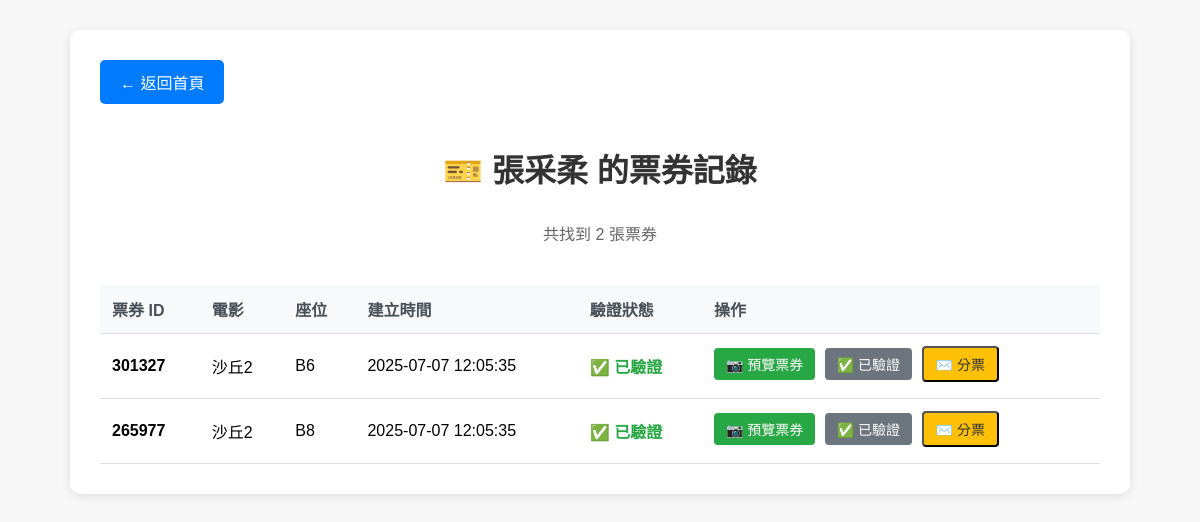
The app's page /my_tickets/?name=張采柔 with its own data.
### tables this page shows
CREATE TABLE tickets (
    id TEXT PRIMARY KEY,
    name TEXT,
    movie TEXT,
    seat TEXT,
    created_at DATETIME DEFAULT CURRENT_TIMESTAMP
, email TEXT DEFAULT '', verified INTEGER DEFAULT 0, showtime_id INTEGER, seat_no TEXT, owner_email TEXT);

### app.py (the view)
@app.route("/my_tickets/")
def my_tickets():
    name = request.args.get("name")
    email = request.args.get("email")
    if not name and not email:
        return render_template("my_tickets.html", tickets=None, name=None, email=None)
    conn = sqlite3.connect("tickets.db")
    conn.row_factory = sqlite3.Row
    cursor = conn.cursor()
    if email:
        cursor.execute("SELECT * FROM tickets WHERE owner_email=? ORDER BY id DESC", (email,))
    else:
        cursor.execute("SELECT * FROM tickets WHERE name=? ORDER BY id DESC", (name,))
    tickets = cursor.fetchall()
    conn.close()
    return render_template("my_tickets.html", tickets=tickets, name=name, email=email)

### templates/my_tickets.html (shortened to what this page needs)
<!DOCTYPE html>
<html lang="zh-Hant">
<head>
</head>
<body>
    <div class="container">
        <a href="/" class="back-btn">← 返回首頁</a>
        <h1>🎫 {% if name %}{{ name }}{% elif email %}{{ email }}{% else %}查詢票券{% endif %} 的票券記錄</h1>
        {% if tickets is none %}
        <form method="get" action="/my_tickets/" style="max-width:400px;margin:30px auto 0 auto;text-align:center;">
            <label style="font-weight:bold;">請輸入姓名或 Email 查詢票券：</label><br>
            <input type="text" name="name" placeholder="姓名" style="padding:8px;margin:8px 0;width:80%;border-radius:4px;border:1px solid #ccc;">
            <div style="margin:8px 0;">或</div>
            <input type="email" name="email" placeholder="Email" style="padding:8px;margin-bottom:8px;width:80%;border-radius:4px;border:1px solid #ccc;">
            <br>
            <button type="submit" class="preview-btn" style="background:#1976d2;">查詢票券</button>
        </form>
        {% else %}
        <div class="ticket-count">
            共找到 {{ tickets|length }} 張票券
        </div>
        {% if tickets %}
        <div class="table-wrapper">
        <table>
            <thead>
                <tr>
                    <th>票券 ID</th>
                    <th>電影</th>
                    <th>座位</th>
                    <th>建立時間</th>
                    <th>驗證狀態</th>
                    <th>操作</th>
                </tr>
            </thead>
            <tbody>
                {% for ticket in tickets %}
                {% set my_ticket_count = (tickets|selectattr('owner_email', 'equalto', email)|list|length if email else 0) + (tickets|selectattr('name', 'equalto', name)|list|length if name else 0) %}
                <tr>
                    <td><strong>{{ ticket.id }}</strong></td>
                    <td>{{ ticket.movie }}</td>
                    <td>{{ ticket.seat }}</td>
                    <td>{{ ticket.created_at }}</td>
                    <td>
                        {% if ticket.verified %}
                        <span style="color: #28a745; font-weight: bold;">✅ 已驗證</span>
                        {% else %}
                        <span style="color: #dc3545;">❌ 未驗證</span>
                        {% endif %}
                    </td>
                    <td>
                        <a href="/preview_ticket/{{ ticket.id }}" class="preview-btn">📷 預覽票券</a>
                        {% if not ticket.verified %}
                        <a href="/verify_ticket/{{ ticket.id }}" class="preview-btn" style="background: #dc3545; margin-left: 5px;">🔍 驗票</a>
                        {% else %}
                        <span class="preview-btn" style="background: #6c757d; margin-left: 5px; cursor: not-allowed;">✅ 已驗證</span>
                        {% endif %}
                        {% if (email and ticket.owner_email == email) or (name and ticket.name == name) %}
                          {% if my_ticket_count > 1 %}
                            <button class="preview-btn" style="background:#ffc107;color:#333;margin-left:5px;" onclick="toggleTransferForm('{{ ticket.id }}')">✉️ 分票</button>
                          {% else %}
                            <button class="preview-btn" style="background:#ccc;color:#888;margin-left:5px;cursor:not-allowed;" onclick="alert('僅剩一張票不可分票！')" disabled>✉️ 分票</button>
                          {% endif %}
                        {% endif %}
                    </td>
                </tr>
                {% endfor %}
            </tbody>
        </table>
        </div>
        {% else %}
        <div class="no-tickets">
            <p>📭 目前沒有找到任何票券記錄</p>
            <p>快去 <a href="/" style="color: #007bff;">首頁</a> 購買電影票吧！</p>
        </div>
        {% endif %}
        {% endif %}
    </div>
</body>
</html>

### templates/my_tickets.html (style rules this page uses)
body { font-family: "Microsoft JhengHei", sans-serif; background: #f7f7f7; padding: 30px; margin: 0; }
.container { max-width: 1000px; margin: 0 auto; background: white; border-radius: 10px; box-shadow: 0 2px 10px rgba(0,0,0,0.1); padding: 30px; }
h1 { text-align: center; color: #333; margin-bottom: 30px; }
.back-btn { display: inline-block; padding: 10px 20px; background: #007bff; color: white; text-decoration: none; border-radius: 5px; margin-bottom: 20px; }
.table-wrapper { overflow-x: auto; }
table { width: 100%; border-collapse: collapse; margin-top: 20px; min-width: 700px; }
th, td { padding: 12px; text-align: left; border-bottom: 1px solid #ddd; }
th { background-color: #f8f9fa; font-weight: bold; color: #495057; }
.preview-btn { padding: 6px 12px; background: #28a745; color: white; text-decoration: none; border-radius: 4px; font-size: 14px; margin-bottom: 4px; display: inline-block; }
.ticket-count { text-align: center; color: #666; margin-bottom: 20px; }

### records on screen
tickets: id "301327", movie "沙丘2", seat "B6", created_at "2025-07-07 12:05:35", verified "✅ 已驗證"
tickets: id "265977", movie "沙丘2", seat "B8", created_at "2025-07-07 12:05:35", verified "✅ 已驗證"

### other values on screen
{{ name }} "張采柔"
{{ tickets|length }} "2"
